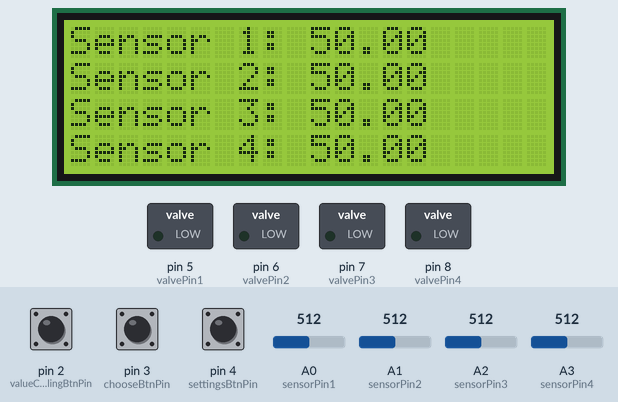
This sketch was run on a simulated Arduino Uno, built with avr-gcc and run on an emulated ATmega328P. Shown: 20×4 character LCD, switched loads named in the sketch (green lamp = pin HIGH). Inputs (shaded band) come from the test bench; at power-on: pin 4 (settingsBtnPin) HIGH, pin 3 (chooseBtnPin) HIGH, A0 (sensorPin1) = 512, A1 (sensorPin2) = 512, pin 2 (valueCyclingBtnPin) HIGH, A2 (sensorPin3) = 512, A3 (sensorPin4) = 512. EEPROM starts erased; what the sketch prints to the serial monitor is not drawn.

Above: at 1.2 s.
1.3 s: pin 4 (settingsBtnPin) pulled LOW for 0.25 s
At 2.6 s:
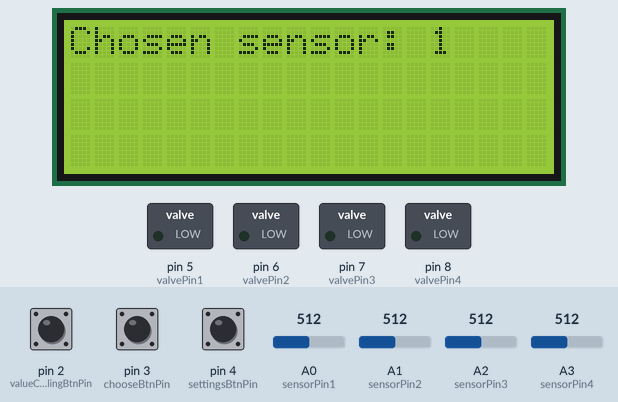
3.2 s: pin 3 (chooseBtnPin) pulled LOW for 1 s
At 4.36 s:
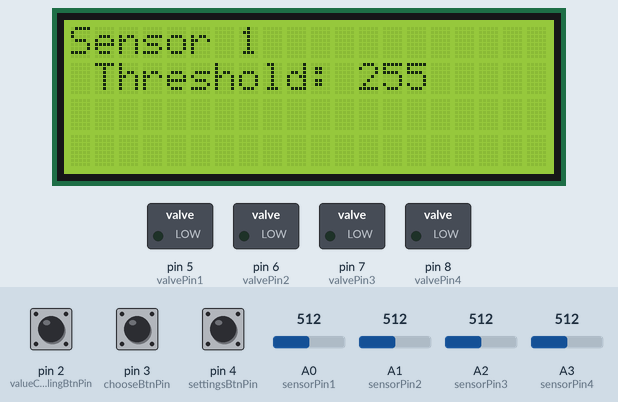
7.2 s: A0 (sensorPin1) set to 923
At 8.2 s:
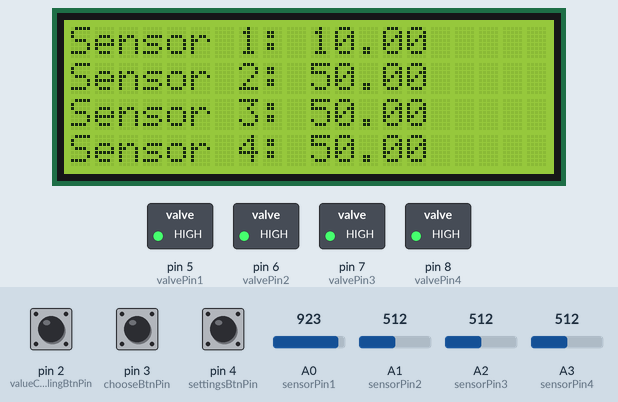
10.2 s: A0 (sensorPin1) set to 941
At 12.1 s:
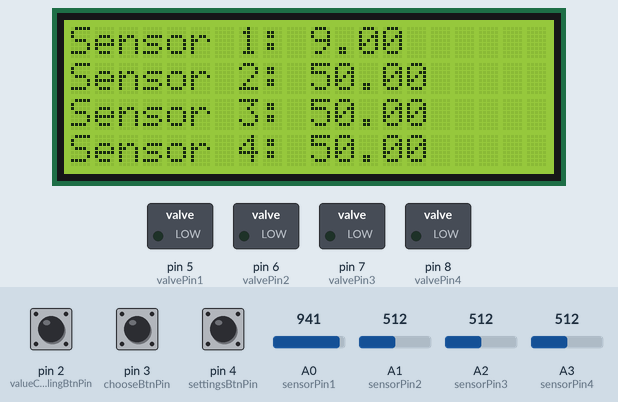
13.2 s: A0 (sensorPin1) set to 716
At 14.5 s:
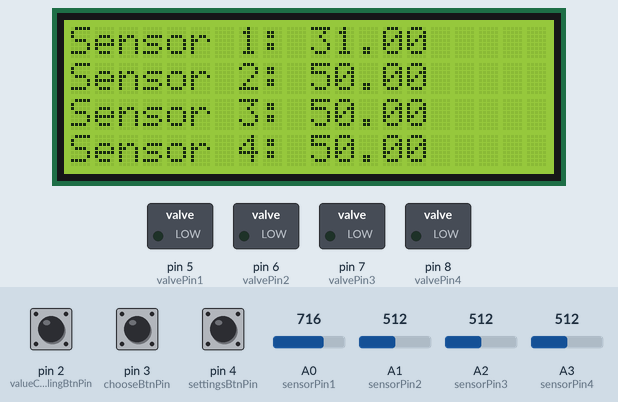
16.2 s: A1 (sensorPin2) set to 490
At 18.6 s:
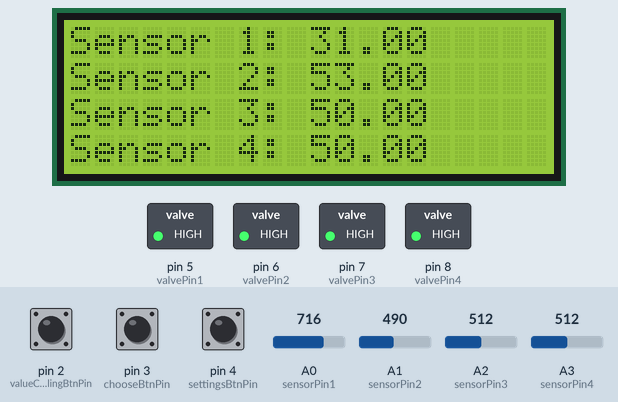
Timing chart, 0 to 20.1 s (numbered marks = the images above; inputs shaded):
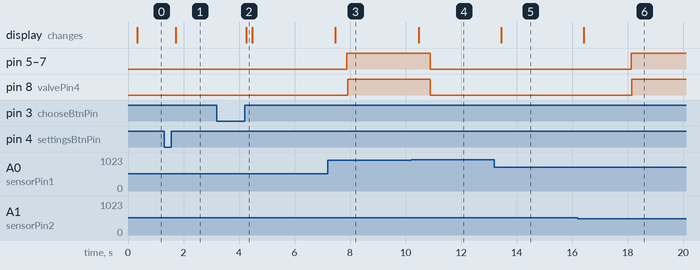

The sketch:

subsystems_final.ino
```cpp
#include <Wire.h>
#include <LiquidCrystal_I2C.h>
#include <EEPROM.h>

LiquidCrystal_I2C lcd = LiquidCrystal_I2C(0x27, 20, 4);

class Subsystem
{
  private:
    bool _isWorking = false;
    unsigned long  _stopwatch;
    unsigned long _valveDowntime;
    unsigned long  _valveWorkingDelay;
    float _sensorValue;
    int _sensorPin;
    int _valvePin;

    int _triggerThreshold;
    byte _persistentMemoryAddress;

    void resetStopwatch() {
      _stopwatch = 0;
    };
    void closeValve();
  public:
    Subsystem(const int sensorPin, const int valvePin, const int persistentMemoryAddress,
              unsigned long valveDowntime = 240000, unsigned long valveWorkingDelay = 5000, int triggerThreshold = 95):
      _sensorPin(sensorPin), _valvePin(valvePin), _persistentMemoryAddress(persistentMemoryAddress),
      _triggerThreshold(triggerThreshold), _valveDowntime(valveDowntime), _valveWorkingDelay(valveWorkingDelay) {};

    ~Subsystem() {};
    const byte& persistentMemoryAddress() const {
      return _persistentMemoryAddress;
    }
    int& triggerThreshold() {
      return _triggerThreshold;
    }
    const float& sensorValue() const {
      return _sensorValue;
    };
    void irrigateGroundIfTooDry();
    void updateSensorValue();
    void updateStopwatch(unsigned int systemDelay) {
      _stopwatch += systemDelay;
    };
    void updateTriggerThreshold(unsigned int moistureStep);
    void checkValveActivation();
};

void Subsystem::checkValveActivation()
{
  if (!_isWorking && _stopwatch >= _valveDowntime) {
    resetStopwatch();
    irrigateGroundIfTooDry();
  } else if (_isWorking && _stopwatch >= _valveWorkingDelay) {
    resetStopwatch();
    closeValve();
  }
};

void Subsystem::updateSensorValue()
{
  _sensorValue = analogRead(_sensorPin);
  _sensorValue = map(_sensorValue, 0, 1023, 100, 0);
}

void Subsystem::irrigateGroundIfTooDry()
{
  if (sensorValue() < triggerThreshold())  {
    Serial.println("Valve " + String(_valvePin) + " is irrigating");
    digitalWrite(_valvePin, HIGH);
    _isWorking = true;
  }
}

void Subsystem::closeValve()
{
  digitalWrite(_valvePin, LOW);
  _isWorking = false;
}

void Subsystem::updateTriggerThreshold(unsigned int moistureStep) {
  _triggerThreshold >= 100 ? _triggerThreshold = 0 : _triggerThreshold += moistureStep;
}


// Subsystems values declaration

// Subsystem values 1
const int sensorPin1          = A0;
const int valvePin1           = 5;
int triggerThreshold1         = 95;
byte persistentMemoryAddress1 = 0;

// Subsystem values 2
const int sensorPin2          = A1;
const int valvePin2           = 6;
int triggerThreshold2         = 95;
byte persistentMemoryAddress2 = 1;

// Subsystem values 3
const int sensorPin3          = A2;
const int valvePin3           = 7;
int triggerThreshold3         = 95;
byte persistentMemoryAddress3 = 2;

// Subsystem values 4
const int sensorPin4          = A3;
const int valvePin4           = 8;
int triggerThreshold4         = 95;
byte persistentMemoryAddress4 = 3;

const unsigned long valveDowntime     = 5000; // the time (in milliseconds) during which the valves don`t work
const unsigned long valveWorkingDelay = 2000; // the time (in milliseconds) during which the valves operate after turning on

Subsystem sub1(sensorPin1, valvePin1, persistentMemoryAddress1, valveDowntime, valveWorkingDelay, triggerThreshold1);
Subsystem sub2(sensorPin2,valvePin2, persistentMemoryAddress2,valveDowntime, valveWorkingDelay, triggerThreshold2);
Subsystem sub3(sensorPin3, valvePin3, persistentMemoryAddress3, valveDowntime, valveWorkingDelay, triggerThreshold3);
Subsystem sub4(sensorPin4,valvePin4, persistentMemoryAddress4,valveDowntime, valveWorkingDelay, triggerThreshold4);

Subsystem subs [] = {sub1,sub2,sub3,sub4};
const size_t systemSize = sizeof(subs) / sizeof(subs[0]);

unsigned int systemDelay = 150;

const byte workingState          = 0;
const byte chooseSensorState     = 1;
const byte moistureSettingsState = 2;


// Buttons pins
const byte settingsBtnPin     = 4;
const byte valueCyclingBtnPin = 2;
const byte chooseBtnPin       = 3;

byte settingsBtnState;
byte valueCyclingBtnState;
byte chooseBtnState;

byte currentState = workingState; // in the initial state the system works in the working state

byte chosenSubsystem = 0; // index of the selected subsystem (required during subsystems settings)


void setup() {
  lcd.init();
  lcd.backlight();
  Serial.begin(9600);

  pinMode(settingsBtnPin, INPUT_PULLUP);
  pinMode(valueCyclingBtnPin, INPUT_PULLUP);
  pinMode(chooseBtnPin, INPUT_PULLUP);

  pinMode(sensorPin1, INPUT);
  pinMode(valvePin1, OUTPUT);

  pinMode(sensorPin2, INPUT);
  pinMode(valvePin2, OUTPUT);

  pinMode(sensorPin3, INPUT);
  pinMode(valvePin3, OUTPUT);

  pinMode(sensorPin4, INPUT);
  pinMode(valvePin4, OUTPUT);
}

void loop() {
  readButtonsStates();

  switch (currentState)
  {
    case workingState:
      handleWorkingState();
      break;
    case chooseSensorState:
      handleChoosingSensorState();
      break;
    case moistureSettingsState:
      handleMoistureSettingsState();
      break;
    default:
      currentState = workingState;
      break;
  }

  updateStopwatches();
  delay(systemDelay);
}

void updateStopwatches() {
  for (size_t i = 0; i < systemSize; ++i)
  {
    subs[i].updateStopwatch(systemDelay);
  }
}

void readButtonsStates() {
  settingsBtnState = !digitalRead(settingsBtnPin);
  valueCyclingBtnState = !digitalRead(valueCyclingBtnPin);
  chooseBtnState = !digitalRead(chooseBtnPin);
}

void handleWorkingState() {
  showSensorValue();
  for (size_t i = 0; i < systemSize; ++i)
  {
    subs[i].triggerThreshold() = EEPROM.read(subs[i].persistentMemoryAddress());
    subs[i].updateSensorValue();
    chosenSubsystem = i;
    if (settingsBtnState == HIGH) {
      chosenSubsystem = 0;
      currentState = chooseSensorState;
      waitWhilePressed(settingsBtnPin);
    } else {
      subs[i].checkValveActivation();
    }
  }
}


void handleChoosingSensorState() {
  showChosenSensor();
  if (chooseBtnState == HIGH) {
    currentState = moistureSettingsState;
    waitWhilePressed(chooseBtnPin);
  } else if (settingsBtnState == HIGH) {
    currentState = workingState;
    waitWhilePressed(settingsBtnPin);
  } else if (valueCyclingBtnState == HIGH) {
    chosenSubsystem = (chosenSubsystem + 1) % systemSize;
  }
}

void handleMoistureSettingsState() {
  if (chooseBtnState == HIGH) {
    EEPROM.write(subs[chosenSubsystem].persistentMemoryAddress(), subs[chosenSubsystem].triggerThreshold());
    currentState = workingState;
    waitWhilePressed(chooseBtnPin);
  } else if (valueCyclingBtnState == HIGH) {
    subs[chosenSubsystem].updateTriggerThreshold(5);
  } else if (settingsBtnState == HIGH) {
    currentState = chooseSensorState;
    waitWhilePressed(settingsBtnPin);
  }

  showSensorSettings();
}

void waitWhilePressed(const byte buttonPin)
{
  int pressClock = 0;
  while(!digitalRead(buttonPin) && pressClock <= 500){
      pressClock += 50;
      delay(50);
  }
}

void showChosenSensor()
{
  lcd.clear();
  lcd.setCursor(0, 0);
  lcd.print("Chosen sensor: " + String(chosenSubsystem + 1));
}

void showSensorSettings()
{
  lcd.clear();
  lcd.setCursor(0, 0);
  lcd.print("Sensor " + String(chosenSubsystem + 1));
  lcd.setCursor(1, 1);
  lcd.print("Threshold: " + String(subs[chosenSubsystem].triggerThreshold()));
}

void showSensorValue()
{
  lcd.clear();
  for (int i = 0; i < systemSize; ++i)
  {
    lcd.setCursor(0, i);
    lcd.print("Sensor " + String(i + 1) + ": " + subs[i].sensorValue());
  }
}
```

Measured:
- the behaviour switches between 930 and 931 on A0 (sensorPin1) (found by bisection; images 3 and 4)
- after the input at 1.3 s, the display: changes after 0.42 s (image 1)
- after the input at 3.2 s, the display: changes after 1.1 s (image 2)
- after the input at 7.2 s, the display: changes after 0.26 s (image 3)
- after the input at 10.2 s, the display: changes after 0.27 s (image 4)
- after the input at 13.2 s, the display: changes after 0.24 s (image 5)
- after the input at 16.2 s, the display: changes after 0.22 s (image 6)
